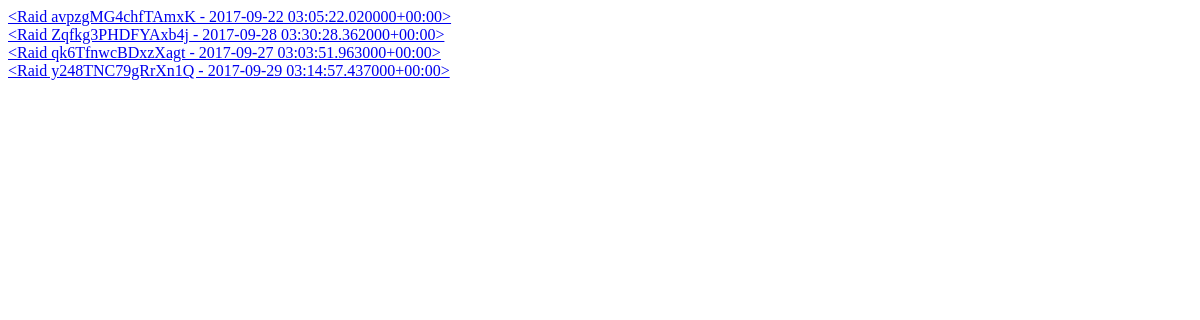
The page / on the database its author committed.
### WoWRaidScore/models.py (models this page shows, shortened)
class Raid(models.Model):
    raid_id = models.CharField(max_length=30)
    time = models.DateTimeField()
    def __str__(self):
        return "<Raid {} - {}>".format(self.raid_id, self.time)

### WoWRaidScore/views.py (the view)
# urls.py: url(r'^$', views.view_raids),
def view_raids(request):
    raids = Raid.objects.all()
    return render(request, "raids_view.html", {"raids": raids})

### WoWRaidScore/templates/raids_view.html
{% extends 'base_template.html' %}
{% block content %}
    {% for raid in raids %}
    <div><a href="/{{raid.raid_id}}/">{{ raid }}</a></div>
    {% endfor %}
{% endblock %}

### WoWRaidScore/templates/base_template.html (shortened to what this page needs)
<!DOCTYPE html>
<html lang="en">
<head>
    {% load static %}
    <link rel="stylesheet" type="text/css" href='{% static "basic.css" %}'>
</head>
<body>
{% block content %}{% endblock %}
</body>
</html>

### rows shown on the page
Raid: raid+time "<Raid avpzgMG4chfTAmxK - 2017-09-22 03:05:22.020000+00:00>"
Raid: raid+time "<Raid Zqfkg3PHDFYAxb4j - 2017-09-28 03:30:28.362000+00:00>"
Raid: raid+time "<Raid qk6TfnwcBDxzXagt - 2017-09-27 03:03:51.963000+00:00>"
Raid: raid+time "<Raid y248TNC79gRrXn1Q - 2017-09-29 03:14:57.437000+00:00>"
